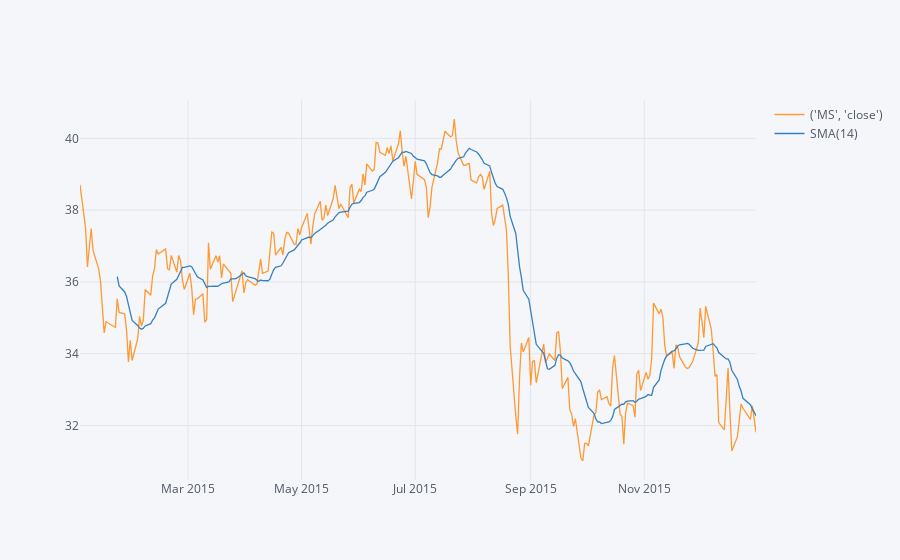

The notebook cell this image was saved under:
### Markdown cell above
** Use .ta_plot(study='sma') to create a Simple Moving Averages plot of Morgan Stanley for the year 2015.**

### Code cell
bank_stocks.loc['2015-01-01':'2015-12-31', ('MS', 'close')].ta_plot(study='sma')

### Figure 1 — Plotly figure (JSON) as saved in the notebook; plotly's stock layout.template omitted (floating-point values rounded to 4 significant figures; data arrays with more than 128 entries replaced by an {"elided": "..."} marker saying what was removed)
{"data": [{"line": {"color": "rgba(255, 153, 51, 1.0)", "dash": "solid", "shape": "linear", "width": 1.3}, "mode": "lines", "name": "('MS', 'close')", "text": "", "type": "scatter", "x": {"elided": "252 str values"}, "y": {"elided": "252 float values"}}, {"line": {"color": "rgba(55, 128, 191, 1.0)", "dash": "solid", "shape": "linear", "width": 1.3}, "mode": "lines", "name": "SMA(14)", "text": "", "type": "scatter", "x": {"elided": "252 str values"}, "y": {"elided": "252 mixed values"}}], "layout": {"legend": {"bgcolor": "#F5F6F9", "font": {"color": "#4D5663"}}, "paper_bgcolor": "#F5F6F9", "plot_bgcolor": "#F5F6F9", "title": {"font": {"color": "#4D5663"}}, "xaxis": {"gridcolor": "#E1E5ED", "showgrid": true, "tickfont": {"color": "#4D5663"}, "title": {"font": {"color": "#4D5663"}, "text": ""}, "zerolinecolor": "#E1E5ED"}, "yaxis": {"gridcolor": "#E1E5ED", "showgrid": true, "tickfont": {"color": "#4D5663"}, "title": {"font": {"color": "#4D5663"}, "text": ""}, "zerolinecolor": "#E1E5ED"}}}
